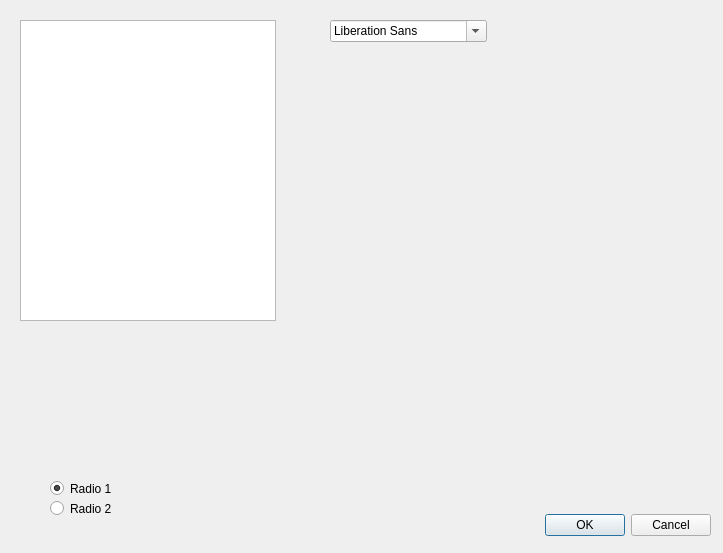
<?xml version="1.0" encoding="UTF-8"?>
<ui version="4.0">
    <class>Dialog</class>
    <widget class="QDialog" name="Dialog">
        <property name="geometry">
            <rect>
                <x>0</x>
                <y>0</y>
                <width>723</width>
                <height>553</height>
            </rect>
        </property>
        <property name="windowTitle">
            <string>Receiver Manager</string>
        </property>
        <widget class="QDialogButtonBox" name="buttonBox">
            <property name="geometry">
                <rect>
                    <x>420</x>
                    <y>500</y>
                    <width>291</width>
                    <height>51</height>
                </rect>
            </property>
            <property name="orientation">
                <enum>Qt::Horizontal</enum>
            </property>
            <property name="standardButtons">
                <set>QDialogButtonBox::Cancel|QDialogButtonBox::Ok</set>
            </property>
        </widget>
        <widget class="QTableWidget" name="tableWidget">
            <property name="geometry">
                <rect>
                    <x>20</x>
                    <y>20</y>
                    <width>256</width>
                    <height>301</height>
                </rect>
            </property>
        </widget>
        <widget class="QFontComboBox" name="fontComboBox">
            <property name="geometry">
                <rect>
                    <x>330</x>
                    <y>20</y>
                    <width>157</width>
                    <height>22</height>
                </rect>
            </property>
        </widget>
        <widget class="QRadioButton" name="radioButton">
            <property name="geometry">
                <rect>
                    <x>50</x>
                    <y>480</y>
                    <width>82</width>
                    <height>17</height>
                </rect>
            </property>
            <property name="text">
                <string>Radio 1</string>
            </property>
            <property name="checked">
                <bool>true</bool>
            </property>
        </widget>
        <widget class="QRadioButton" name="radioButton_2">
            <property name="geometry">
                <rect>
                    <x>50</x>
                    <y>500</y>
                    <width>82</width>
                    <height>17</height>
                </rect>
            </property>
            <property name="text">
                <string>Radio 2</string>
            </property>
        </widget>
    </widget>
    <resources/>
    <connections>
        <connection>
            <sender>buttonBox</sender>
            <signal>accepted()</signal>
            <receiver>Dialog</receiver>
            <slot>accept()</slot>
            <hints>
                <hint type="sourcelabel">
                    <x>248</x>
                    <y>254</y>
                </hint>
                <hint type="destinationlabel">
                    <x>157</x>
                    <y>274</y>
                </hint>
            </hints>
        </connection>
        <connection>
            <sender>buttonBox</sender>
            <signal>rejected()</signal>
            <receiver>Dialog</receiver>
            <slot>reject()</slot>
            <hints>
                <hint type="sourcelabel">
                    <x>316</x>
                    <y>260</y>
                </hint>
                <hint type="destinationlabel">
                    <x>286</x>
                    <y>274</y>
                </hint>
            </hints>
        </connection>
    </connections>
</ui>
